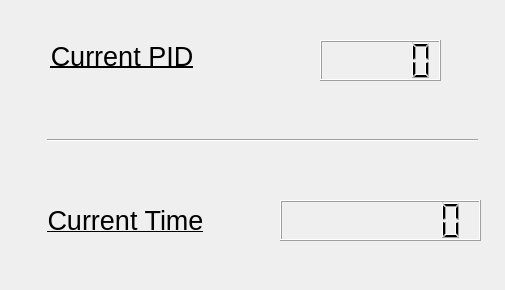
<?xml version="1.0" encoding="UTF-8"?>
<ui version="4.0">
 <class>Widget</class>
 <widget class="QWidget" name="Widget">
  <property name="geometry">
   <rect>
    <x>0</x>
    <y>0</y>
    <width>505</width>
    <height>290</height>
   </rect>
  </property>
  <property name="windowTitle">
   <string>Widget</string>
  </property>
  <widget class="QLabel" name="label_5">
   <property name="geometry">
    <rect>
     <x>50</x>
     <y>40</y>
     <width>144</width>
     <height>32</height>
    </rect>
   </property>
   <property name="font">
    <font>
     <pointsize>20</pointsize>
     <underline>true</underline>
    </font>
   </property>
   <property name="text">
    <string>Current PID</string>
   </property>
   <property name="alignment">
    <set>Qt::AlignCenter</set>
   </property>
  </widget>
  <widget class="QLabel" name="label_6">
   <property name="geometry">
    <rect>
     <x>20</x>
     <y>200</y>
     <width>211</width>
     <height>41</height>
    </rect>
   </property>
   <property name="font">
    <font>
     <pointsize>20</pointsize>
     <underline>true</underline>
    </font>
   </property>
   <property name="text">
    <string>Current Time</string>
   </property>
   <property name="alignment">
    <set>Qt::AlignCenter</set>
   </property>
  </widget>
  <widget class="QLCDNumber" name="lcdNumber_2">
   <property name="geometry">
    <rect>
     <x>320</x>
     <y>40</y>
     <width>121</width>
     <height>41</height>
    </rect>
   </property>
  </widget>
  <widget class="QLCDNumber" name="lcdNumber_3">
   <property name="geometry">
    <rect>
     <x>280</x>
     <y>200</y>
     <width>201</width>
     <height>41</height>
    </rect>
   </property>
   <property name="digitCount">
    <number>8</number>
   </property>
  </widget>
  <widget class="Line" name="line">
   <property name="geometry">
    <rect>
     <x>47</x>
     <y>130</y>
     <width>431</width>
     <height>20</height>
    </rect>
   </property>
   <property name="orientation">
    <enum>Qt::Horizontal</enum>
   </property>
  </widget>
 </widget>
 <layoutdefault spacing="6" margin="11"/>
 <resources/>
 <connections/>
</ui>
